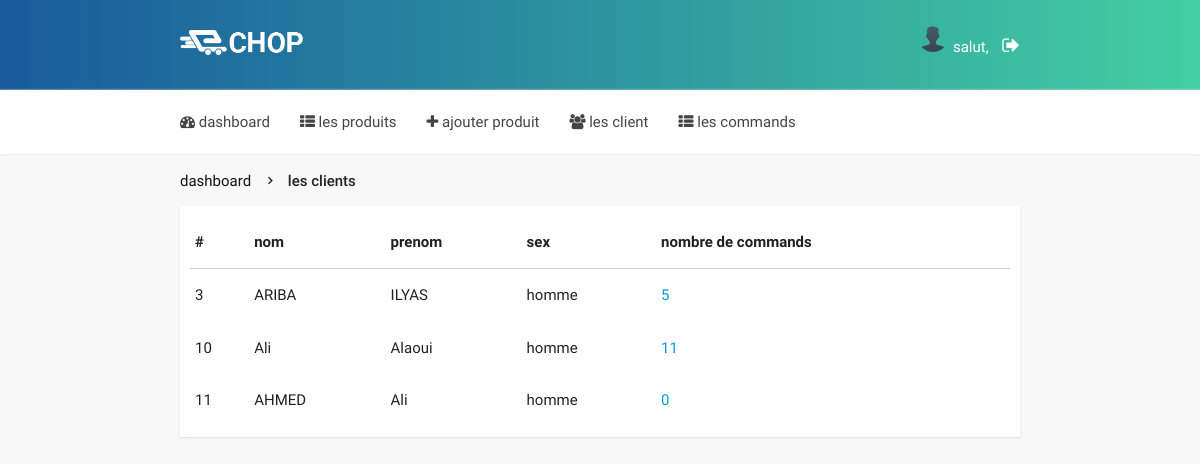
The page /admin/clients.php on the database as committed earlier.
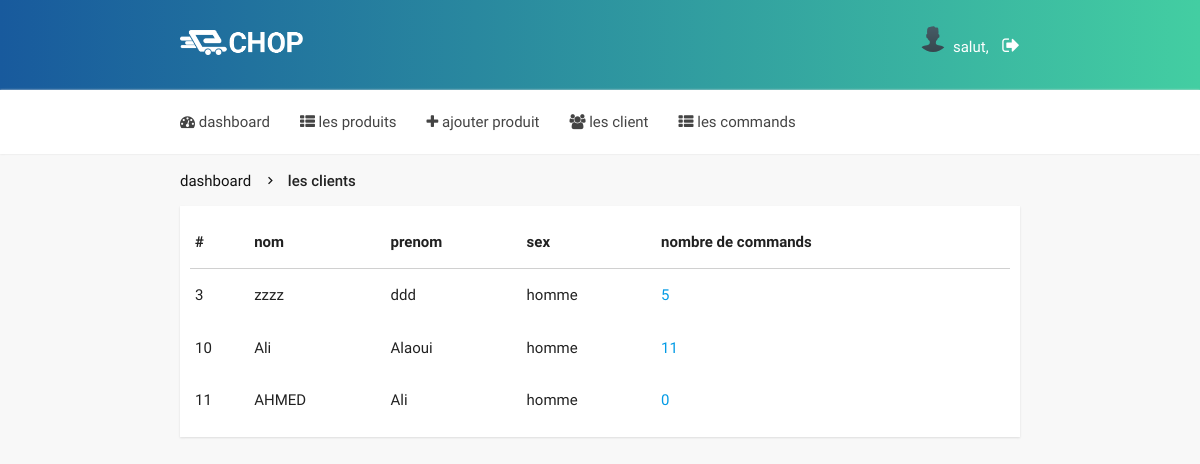
The same page on the database as committed later.
### tables this page shows
CREATE TABLE `client` (
  `c_id` int(10) UNSIGNED NOT NULL,
  `c_nom` varchar(30) NOT NULL,
  `c_prenom` varchar(30) NOT NULL,
  `c_email` varchar(255) NOT NULL,
  `c_pass` varchar(255) NOT NULL,
  `c_sex` varchar(30) NOT NULL,
  `c_avatar` varchar(255) NOT NULL DEFAULT 'avatar.png',
  `c_contry` varchar(30) NOT NULL,
  `c_ville` varchar(30) NOT NULL,
  `c_tele` varchar(30) NOT NULL,
  `c_fax` varchar(30) NOT NULL,
  `c_adresse` varchar(255) NOT NULL
);

### include/config.php (called while the page is built, shortened)
<?php
$path     = 'http://'.$_SERVER['SERVER_NAME'].'/ecomerce/';
?>

### admin/clients.php (the view)
<?php
include 'include/header.php';
$res = $con->query("SELECT client.c_id,client.c_nom,client.c_prenom,client.c_sex,count(command.c_id) n FROM client LEFT JOIN command ON client.c_id=command.c_id GROUP BY client.c_id");
?>
<div class="container nav-wrapper">
  <div class="col s12">
    <a href="index.php" class="breadcrumb">dashboard</a>
    <a href="produits.php" class="breadcrumb">les clients</a>
  </div>
</div>
<div class="container produit_content white">
    <table class="highlight">
        <thead>
          <tr>
              <th>#</th>
              <th>nom</th>
              <th>prenom</th>
              <th>sex</th>
              <th>nombre de commands</th>
          </tr>
        </thead>
        <tbody>
          <?php
            while ($client = $res->fetch_assoc()) {
                echo "
                    <tr>
                        <td>{$client['c_id']}</td>
                        <td>{$client['c_nom']}</td>
                        <td>{$client['c_prenom']}</td>
                        <td>{$client['c_sex']}</td>
                        <td><a href='commandClient.php?cid={$client['c_id']}'>{$client['n']}</a></td>
                    </tr>
                ";
            }
          ?>
        </tbody>
      </table>
</div>
<?php
include 'include/footer.php';
?>

### admin/include/header.php (shortened to what this page needs)
<?php
include '../include/config.php';
?>
<!DOCTYPE html>
<html>
<head>
    <link href="<?=$path?>css/icones.css" rel="stylesheet">
    <link type="text/css" rel="stylesheet" href="<?=$path?>css/materialize.min.css"  media="screen,projection"/>
    <link rel="stylesheet" type="text/css" href="<?=$path?>css/animate.css">
    <link rel="stylesheet" type="text/css" href="<?=$path?>css/font-awesome.min.css">
    <link rel="stylesheet" type="text/css" href="<?=$path?>admin/css/style.css">
</head>
<body>
    <div class="head">
        <div class="container">
            <div class="row">
                <div class="logo col s6 m6">
                    <h2><img src="<?=$path?>/images/logo.png" alt=""></h2>
                </div>
                <div class="col s6 m6 right-align">
                    <div class="tools">
                        <img src="<?=$path?>/images/user.png" class="circle">
                        salut, <?=$admin['a_username']?>
                        <a href="logout.php" class="tools_logout"><i class="fa fa-sign-out"></i></a>
                    </div>
                </div>
            </div>
        </div>
    </div>
    <nav class="navigation white">
        <div class="container">
            <ul>
                <li><a href="index.php"><i class="fa fa-dashboard"></i> dashboard</a></li>
                <li><a href="produits.php"><i class="fa fa-th-list"></i> les produits</a></li>
                <li><a href="addproduit.php"><i class="fa fa-plus"></i> ajouter produit</a></li>
                <li><a href="clients.php"><i class="fa fa-users"></i> les client</a></li>
                <li><a href="commands.php"><i class="fa fa-th-list"></i> les commands</a></li>
            </ul>
        </div>
    </nav>

### admin/include/footer.php (shortened to what this page needs)
</body>
</html>

### admin/css/style.css (style rules this page uses)
body { background-color: #f8f8f8; }
.head { background: #43cea2; background: -webkit-linear-gradient(to left, #43cea2 , #185a9d); background: linear-gradient(to left, #43cea2 , #185a9d); color: #fff; padding: 0; margin: 0; }
.logo h2 { font-size: 25px; margin: 0; padding: 30px 0; }
.logo img { width: 30%; }
.navigation { box-shadow: 0 0 2px #ddd; }
.navigation ul { margin: 0!important; padding: 0!important; }
.navigation li a { color: #444; padding-left: 0; padding-right: 30px; }
.head .row { margin-bottom: 0; }
.tools { padding: 20px 0; }
.tools a { color: #fff; }
.tools_logout { font-size: 19px; margin-left: 10px; }
.tools img { width: 32px; height: 32px; }
.produit_content, .add_pproduit, .command { padding: 10px; box-shadow: 0 1px 2px #ddd; }
.breadcrumb { font-size: 15px; color: #111; }
.breadcrumb:before { color: #111; font-size: 15px; }
.breadcrumb:last-child { color: #222; font-weight: 500; }
.nav-wrapper { margin-bottom: 13px; }

Rows that differ between the two databases and show on the page:
changed client id 3: c_nom "ARIBA" → "zzzz"; c_prenom "ILYAS" → "ddd"
